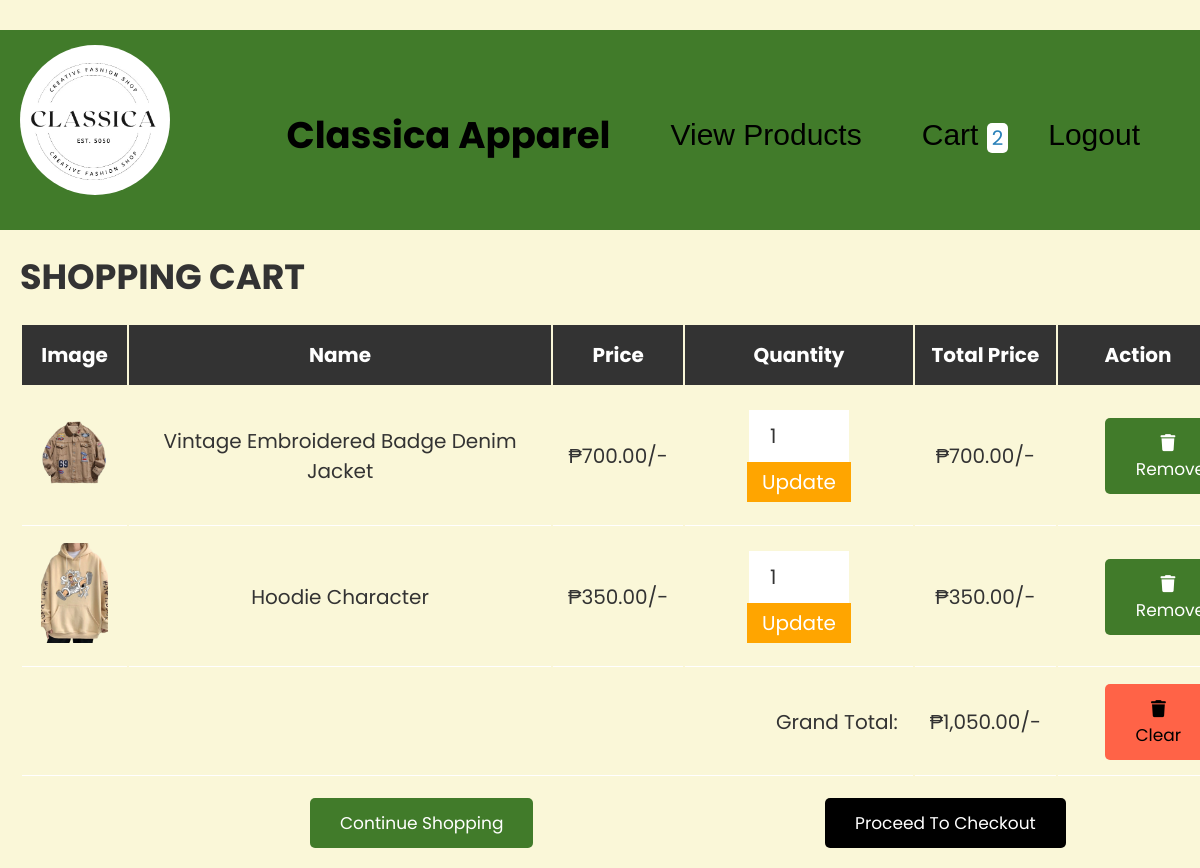
Page /cart.php on the earlier database version.
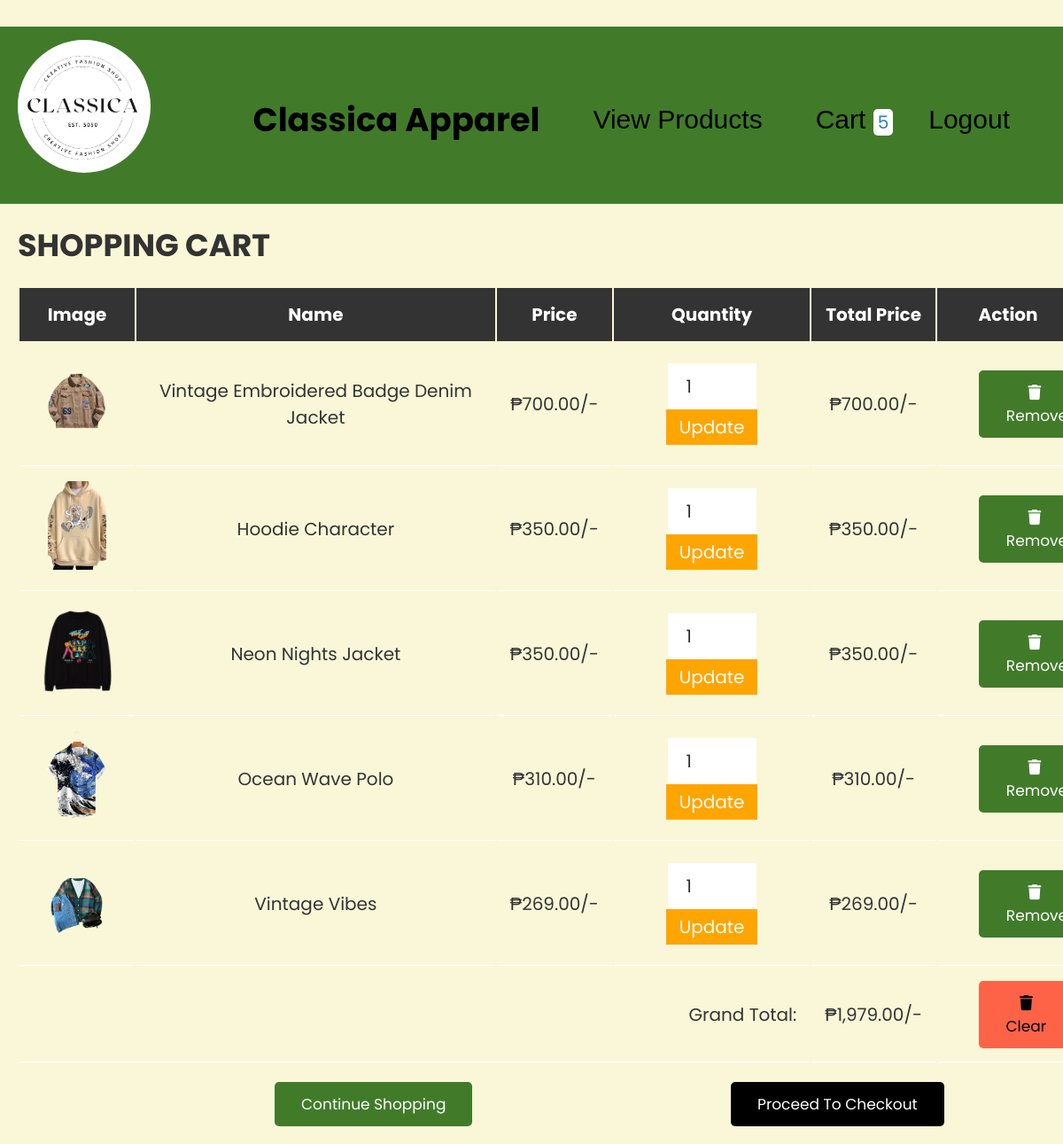
Same page on the later database version.
### tables this page shows
CREATE TABLE `cart` (
  `id` int(255) NOT NULL,
  `name` varchar(255) NOT NULL,
  `price` varchar(255) NOT NULL,
  `image` varchar(255) NOT NULL,
  `quantity` int(255) NOT NULL
);

### cart.php (the view, shortened to what this page needs)
<?php
@include 'config.php';
?>
<!DOCTYPE html>
<html lang="en">
<head>
   <link rel="stylesheet" href="https://cdnjs.cloudflare.com/ajax/libs/font-awesome/6.0.0/css/all.min.css">
   <link rel="stylesheet" href="css/style.css">
</head>
<body>
<header class="header">
   <div class="flex">
      <img src="uploaded_img/Classica_Logo.jpg" alt="Logo" class="logo">
      <nav class="navbar">
         <h1>Classica Apparel</h1>
         <a href="products.php">view products</a>
      <?php
      $select_rows = mysqli_query($conn, "SELECT * FROM `cart`") or die('query failed');
      $row_count = mysqli_num_rows($select_rows);
      ?>
         <a href="cart.php" class="cart">cart <span><?php echo $row_count; ?></span> </a>
         <a href="login.php" onclick="return confirmLogout()">Logout</a>
      </nav>
   </div>
</header>
<div class="container">
<section class="shopping-cart">
   <h1 class="heading">Shopping Cart</h1>
   <table>
      <thead>
         <th>Image</th>
         <th>Name</th>
         <th>Price</th>
         <th>Quantity</th>
         <th>Total Price</th>
         <th>Action</th>
      </thead>
      <tbody>
         <?php
         $select_cart = mysqli_query($conn, "SELECT * FROM `cart`");
         $grand_total = 0;
         if(mysqli_num_rows($select_cart) > 0){
            while($fetch_cart = mysqli_fetch_assoc($select_cart)){
               $sub_total = $fetch_cart['price'] * $fetch_cart['quantity'];
               $grand_total += $sub_total;
         ?>
         <tr>
            <td><img src="uploaded_img/<?php echo $fetch_cart['image']; ?>" height="100" alt=""></td>
            <td><?php echo $fetch_cart['name']; ?></td>
            <td>₱<?php echo number_format($fetch_cart['price'], 2); ?>/-</td>
            <td>
               <form action="" method="post">
                  <input type="number" name="update_quantity" min="1" value="<?php echo $fetch_cart['quantity']; ?>">
                  <input type="submit" value="Update" name="update_update_btn">
               </form>
            </td>
            <td>₱<?php echo number_format($sub_total, 2); ?>/-</td>
            <td><a href="cart.php?remove=<?php echo $fetch_cart['id']; ?>" onclick="return confirm('Remove item from cart?')" class="delete-btn"> <i class="fas fa-trash"></i> Remove</a></td>
         </tr>
         <?php
            }
         } else {
            echo '<tr><td colspan="6" style="text-align: center;">Your cart is empty</td></tr>';
         }
         ?>
         <?php if(mysqli_num_rows($select_cart) > 0) { ?>
          <tr class="table-bottom">
            <td colspan="4" style="text-align: right;">Grand Total:</td>
            <td>₱<?php echo number_format($grand_total, 2); ?>/-</td>
            <td><a href="cart.php?delete_all" onclick="return confirm('Are you sure you want to delete all?');" class="clear-btn"> <i class="fas fa-trash"></i> Clear </a></td>
         </tr>
         <?php } ?>
      </tbody>
   </table>
   <div class="checkout-btn">
      <a href="products.php" class="opt-btn" style="margin-top: 0;">Continue Shopping</a>
      <?php if($grand_total > 0) { ?>
         <a href="checkout.php" class="btn">Proceed to Checkout</a>
      <?php } else { ?>
         <a href="checkout.php" class="btn disabled" onclick="return false;">Proceed to Checkout</a>
      <?php } ?>
   </div>
</section>
</div>
</body>
</html>

Differences in the rows shown:
added cart: image (picture), name "Neon Nights Jacket", price "350.00", update_quantity "1", sub_total "350.00"
added cart: image (picture), name "Ocean Wave Polo", price "310.00", update_quantity "1", sub_total "310.00"
added cart: image (picture), name "Vintage Vibes", price "269.00", update_quantity "1", sub_total "269.00"
Other differences:
$row_count: "2" → "5"
$grand_total: "1,050.00" → "1,979.00"
